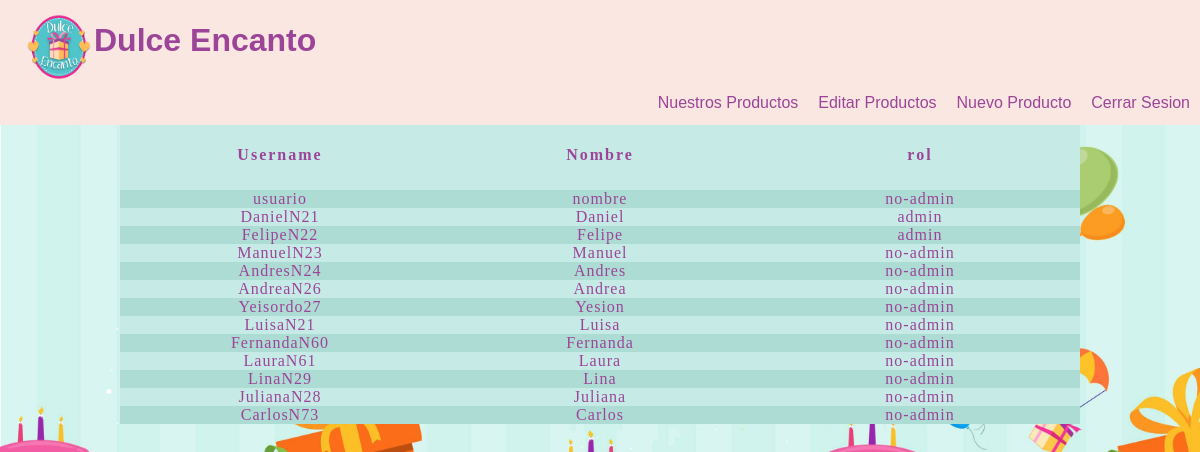
Screenshot of /proyecto4/controlador/gestionInformacion.php (signed in) with the database file from the repository.
### tables this page shows
CREATE TABLE IF NOT EXISTS usuario (
  id int(11) NOT NULL AUTO_INCREMENT,
  usuario varchar(120) DEFAULT NULL,
  clave int(120) DEFAULT NULL,
  nombre varchar(120) DEFAULT NULL,
  rol varchar(120) DEFAULT NULL,
  PRIMARY KEY (id)
  );

### proyecto4/modelo/clsUsuarioAcceso.php (called while the page is built, shortened)
<?php
require '../modelo/clsConexion.php';
class clsUsuarioAcceso
{
    private $conexion;
    public function __construct() {
        $this->conexion = new clsConexion();
    }
    public function listar($usuario){
        $sql = "SELECT * FROM USUARIO";
        $consulta = $this->conexion->getConexion()->query($sql);
        $listadoUsuario = [];
        $i=0;
        while($fila = $consulta->fetch_assoc()){
            $listadoUsuario[$i] = $fila;
            $i++;
        }
        return $listadoUsuario;
    }
    public function BuscarRol($varsesion)
    {
        $sql = "SELECT rol FROM USUARIO WHERE USUARIO = '$varsesion'";
        $consultarol = $this->conexion->getConexion()->query($sql);
        return $consultarol;
    }
}

### proyecto4/modelo/clsConexion.php (called while the page is built)
<?php
class clsConexion {
    private $conexion;
    public function __construct() {
        $this->conexion = new mysqli('localhost','root','','bdproductos');
    }
    public function getConexion(){
        return $this->conexion;
    }
}

### proyecto4/vista/UsuarioInfoAndmin.php (the view, shortened to what this page needs)
<!DOCTYPE html>
<html>
    <head>
        <link rel="stylesheet" type="text/css" href="../vista/Assets/estilos_2.css">
    </head>
    <body id="inicio">
        <header>
            <section id="Informacion" >
                <img src="http://localhost/Proyecto4/vista/Assets/LogoDulce.png" width="70" height="70">
            </section>
            <h1>Dulce Encanto</h1>
            <nav>
            <ul>
                <li>
                    <a href="../cerrarsesion.php">Cerrar Sesion</a>
                </li>
                <li>
                    <a href="../vista/ProductoNuevo.php">Nuevo Producto</a>
                </li>
                <li>
                    <a href="../controlador/gestionCrud.php">Editar Productos</a>
                </li>
                <li>
                    <a href="../controlador/gestionProducto.php">Nuestros Productos</a>
                </li>
            </ul>
        </header>
        <div id="contenido">
            <center>
                <table class="content-table">
                    <thead>
                        <tr>
                            <th>Username</th>
                            <th>Nombre</th>
                            <th>rol</th>
                        </tr>
                    </thead>
                    <tbody>
                        <?php
                            foreach($lstusuarios as $item){
                                echo '<tr>';
                                echo '<td>'.$item["usuario"].'</td>';
                                echo '<td>'.$item["nombre"].'</td>';
                                echo '<td>'.$item["rol"].'</td>';
                                echo '</tr>';
                            }
                        ?>
                    </tbody>
                </table>
            </center>
        </div>
    </body>
</html>

### proyecto4/controlador/gestionInformacion.php (shortened to what this page needs)
<?php
$varsesion = $_SESSION['usuario'];
require('../modelo/clsUsuarioAcceso.php');
$datos  = new clsUsuarioAcceso();
$cosultarol = $datos->BuscarRol($varsesion);
foreach ($cosultarol as $item)
{
    if($item["rol"] == "admin")
    {
        $lstusuarios = $datos->listar($varsesion);
        require('../vista/UsuarioInfoAndmin.php');
    }
    else
    {
        echo '<script language="javascript">alert("No tiene autorizacion");window.location.href="../cerrarsesion.php"</script>';
    }
}

### proyecto4/vista/Assets/estilos_2.css (style rules this page uses)
* { margin: 0px; padding: 0px; }
#inicio { font-family: sans-serif; background-image: url("FondoBase.jpg"); background-size: 100%; background-repeat: no-repeat; background-attachment: fixed; }
header { width: 100%; background: #fae7e1; line-height: 80px; margin: 0px; color: #9c4598; position: fixed; }
#contenido { padding: 10%; width: 80%; margin: 0px auto; color: #9c4598; }
#Informacion { padding-left: 2%; padding-top: 1%; float: left; }
li a { display: block; padding: 10px; }
nav ul li { float: right; color: white; margin: 0px; line-height: 25px; list-style-type: none; display: inline-block; text-align: center; }
a { color: #9c4598; text-decoration: none; }
nav { background: #fae7e1; padding-left: 2%; height: 45px; }
table { table-layout: fixed; background-color: #c6ebe6; font-family: 'Rock Salt', cursive; width: 100%; color: #9c4598; border-collapse: collapse; }
th { height: 70px; letter-spacing: 2px; }
td { letter-spacing: 1px; }
tbody td { text-align: center; }
tbody tr:nth-child(odd) { background-color: #addcd4; }
tbody tr:nth-child(even) { background-color: #c6ebe6; }

### rows the page displays
usuario: usuario "DanielN21", nombre "Daniel", rol "admin"
usuario: usuario "usuario", nombre "nombre", rol "no-admin"
usuario: usuario "FelipeN22", nombre "Felipe", rol "admin"
usuario: usuario "ManuelN23", nombre "Manuel", rol "no-admin"
usuario: usuario "AndresN24", nombre "Andres", rol "no-admin"
usuario: usuario "AndreaN26", nombre "Andrea", rol "no-admin"
usuario: usuario "Yeisordo27", nombre "Yesion", rol "no-admin"
usuario: usuario "LuisaN21", nombre "Luisa", rol "no-admin"
usuario: usuario "FernandaN60", nombre "Fernanda", rol "no-admin"
usuario: usuario "LauraN61", nombre "Laura", rol "no-admin"
usuario: usuario "LinaN29", nombre "Lina", rol "no-admin"
usuario: usuario "JulianaN28", nombre "Juliana", rol "no-admin"
usuario: usuario "CarlosN73", nombre "Carlos", rol "no-admin"
